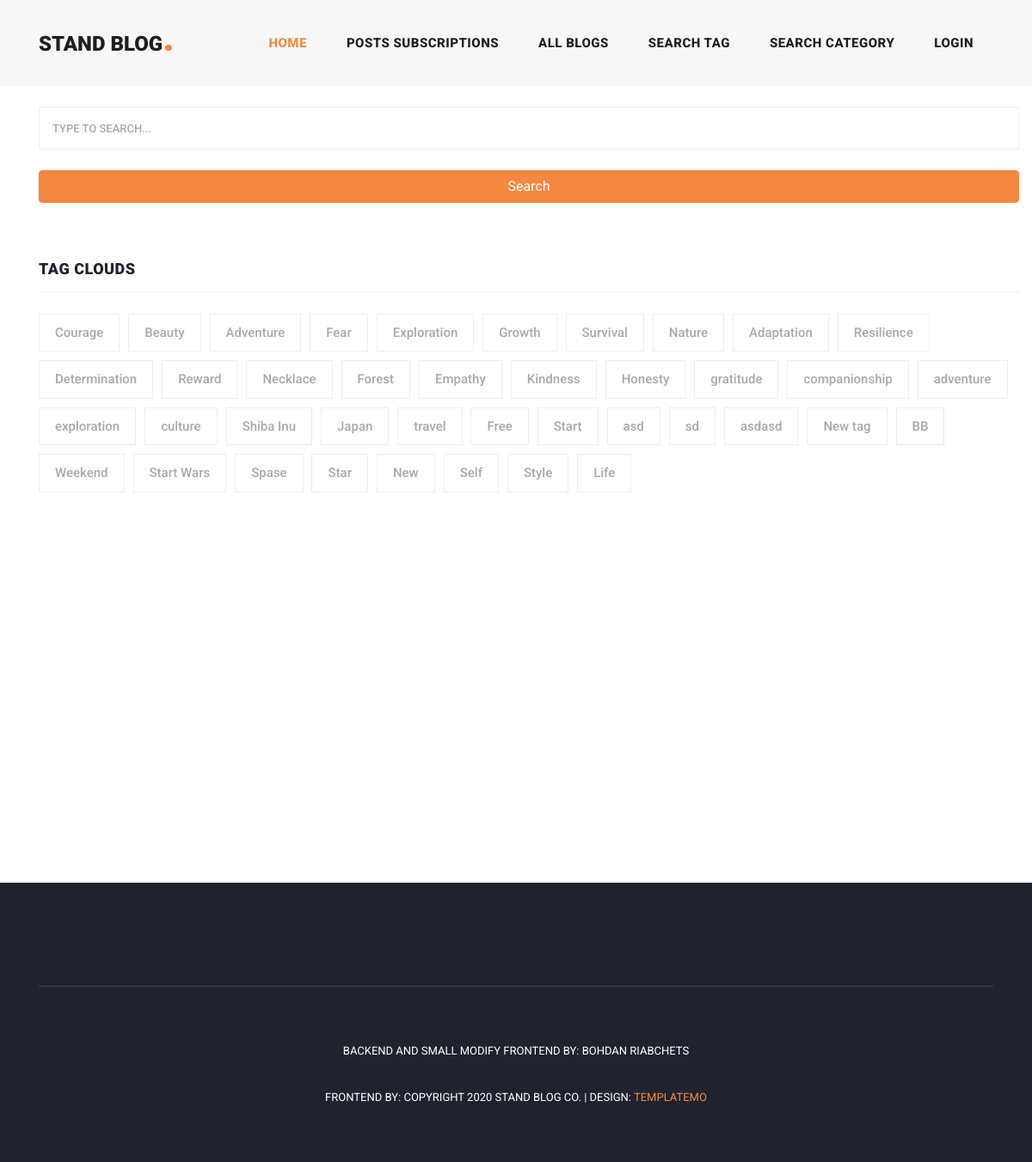
The page /tags-all/ on the database as committed earlier.
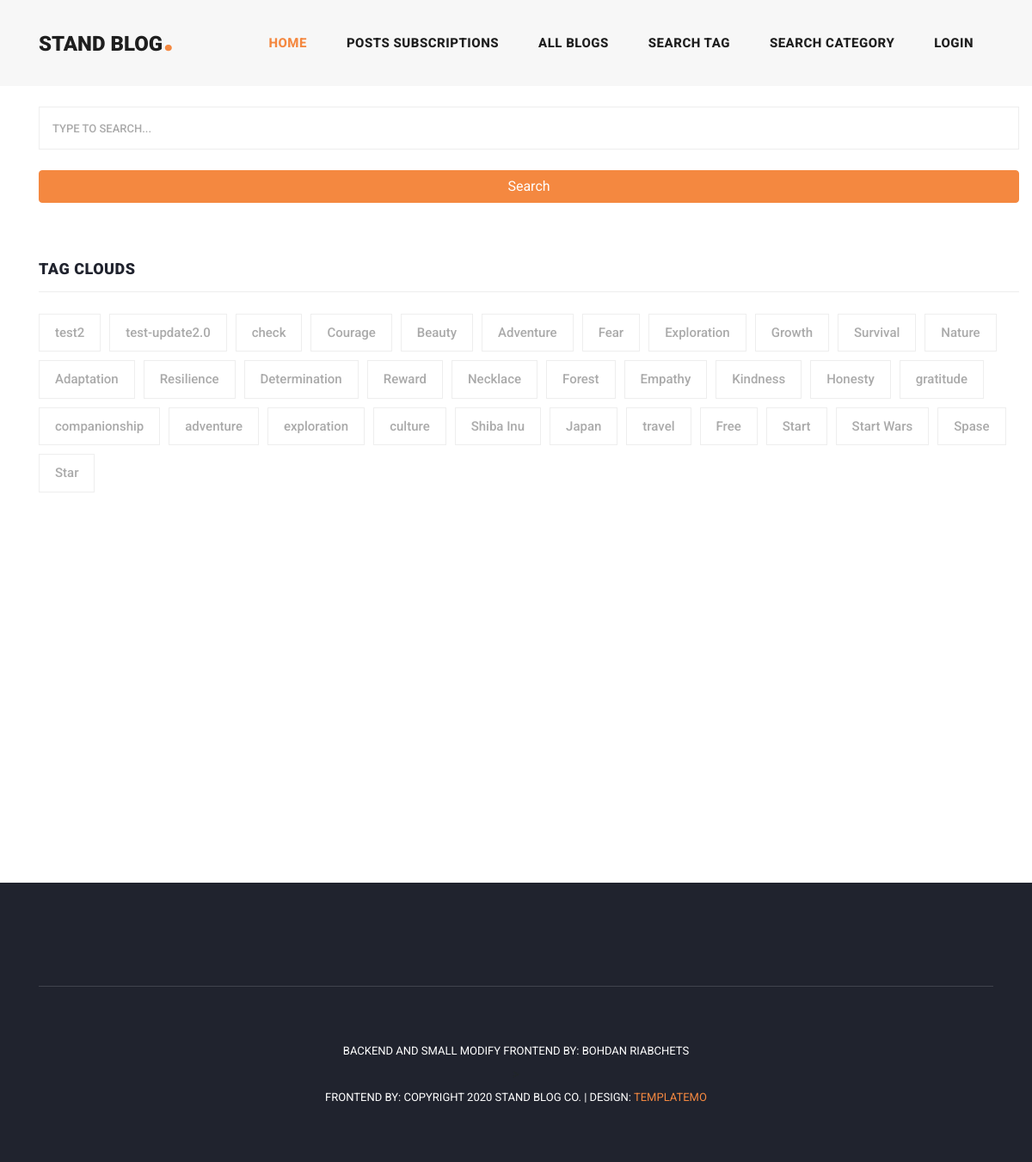
The same page on the database as committed later.
### blog/models.py (models this page shows)
class Tag(models.Model):
    blog = models.ManyToManyField(Blog, related_name='tag')
    tag = models.CharField(max_length=150)
    def __str__(self):
        return self.tag

### blog/views.py (the view)
# urls.py: path('tags-all/', views.BlogAllTagView.as_view(), name='blog-all-tag'),
class BlogAllTagView(generic.ListView):
    model = Tag
    template_name = 'blog/blog_tag_all.html'
    context_object_name = 'tag'
    def get_queryset(self):
        queryset = super().get_queryset()
        query = self.request.GET.get('q')
        if query:
            return queryset.filter(Q(tag__icontains=query))
        return queryset.order_by('-id')

### blog/templates/blog/blog_tag_all.html (shortened to what this page needs)
{% extends 'base.html' %}
{% block content %}
{% load static %}
<div class="main-banner header-text">
</div>
<section class="blog-posts">
    <div class="container">
        <div class="row">
            <div class="sidebar">
                <div class="row">
                    <div class="all-blog-posts">
                        <div class="row">
                            <div class="col-lg-12">
                                <div class="sidebar-item search">
                                    <form id="search_form" name="gs" method="GET">
                                        <input type="text" name="q" id="q" class="searchText"
                                               placeholder="type to search..."
                                               autocomplete="on"
                                               value="{{ q }}">
                                        <button type="submit" class="btn btn-primary full-width">Search</button>
                                    </form>
                                </div>
                                <div class="blog-post">
                                    <div class="sidebar-item tags">
                                        <div class="sidebar-heading">
                                            <h2>Tag Clouds</h2>
                                        </div>
                                        <div class="content">
                                            <ul>
                                                {% for tag in tag %}
                                                <li><a href="{% url 'blog-tag-detail' tag.pk %}">{{ tag }}</a></li>
                                                {% endfor %}
                                            </ul>
                                        </div>
                                    </div>
                                </div>
                            </div>
                        </div>
                    </div>
                    <div class="col-lg-4">
                        <div class="sidebar">
                            <div class="row">
                                <div class="col-lg-12">
                                    <div class="sidebar-item recent-posts">
                                        <div class="sidebar-heading">
                                            <br>
                                            <br>
                                        </div>
                                    </div>
                                </div>
                            </div>
                        </div>
                    </div>
                </div>
            </div>
        </div>
    </div>
</section>
<section class="blog-posts grid-system">
    <div class="container">
        <div class="row">
            <div class="col-lg-8">
                <br>
                <br>
                <br>
                <br>
            </div>
        </div>
    </div>
</section>
{% endblock %}

Rows that differ between the two databases and show on the page:
removed Tag: tag "asd"
removed Tag: tag "sd"
removed Tag: tag "asdasd"
removed Tag: tag "New tag"
removed Tag: tag "BB"
removed Tag: tag "Weekend"
removed Tag: tag "New"
removed Tag: tag "Self"
removed Tag: tag "Style"
removed Tag: tag "Life"
added Tag: tag "test2"
added Tag: tag "test-update2.0"
added Tag: tag "check"
